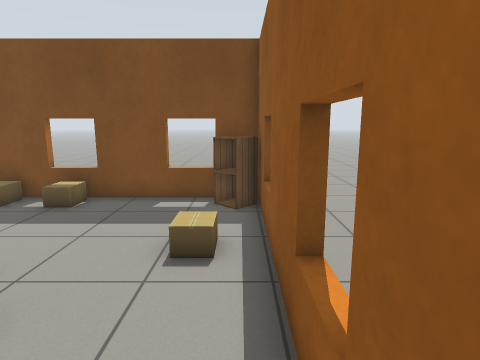
[1] (above)

17 first-person views from a walk through a Gazebo world. The camera is 1.2 m above the floor, tilts 10° down and sees 75° across. Floor lines are 1 m apart. The floor is counted in squares, 0.5 m on a side. Each view is taken from the middle of a square. On the plan, view 1 faces up. The plan holds only what a view shows up to about 19 squares ahead; the rest is blank. Simple patterns stand in for the simulator's built-in surfaces.

[2]
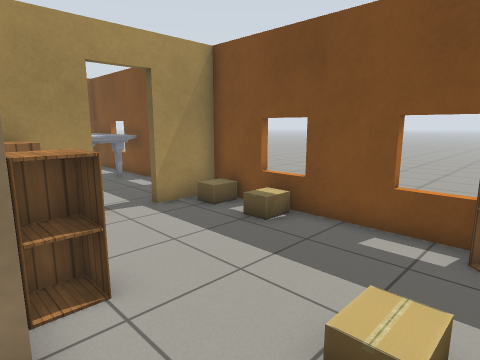

[3]
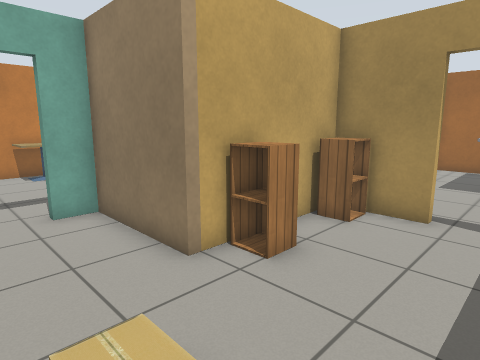

[4]
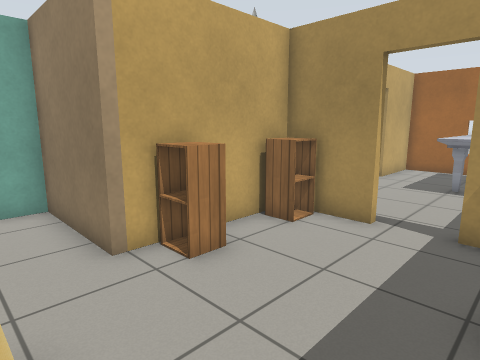

[5]
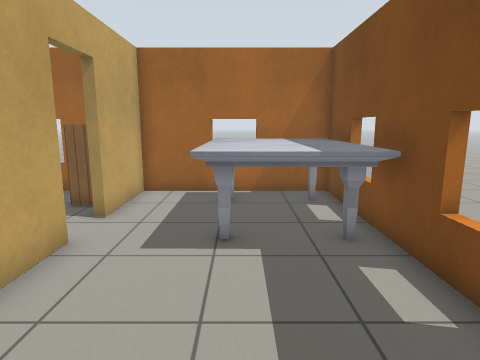

[6]
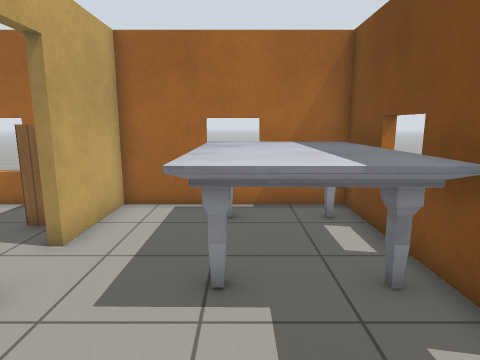

[7]
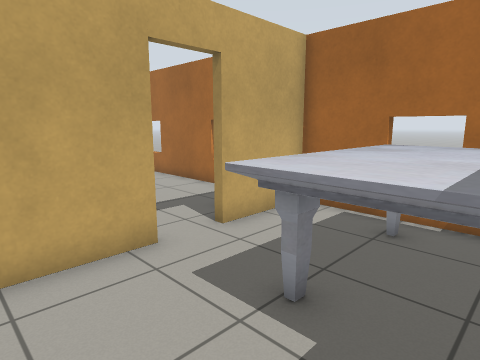

[8]
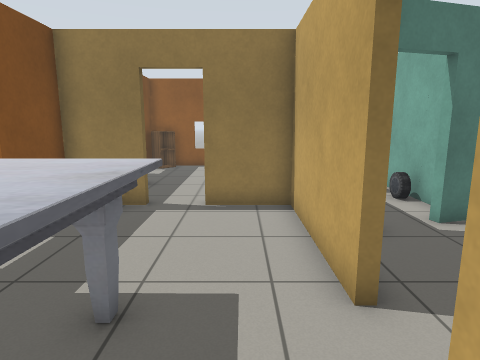

[9]
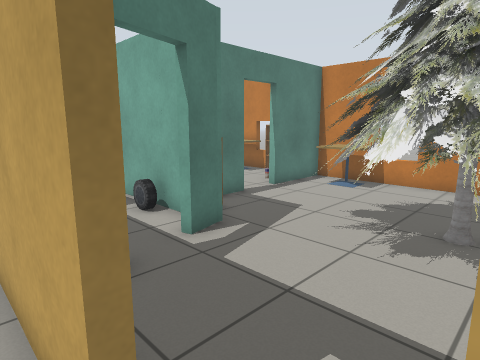

[10]
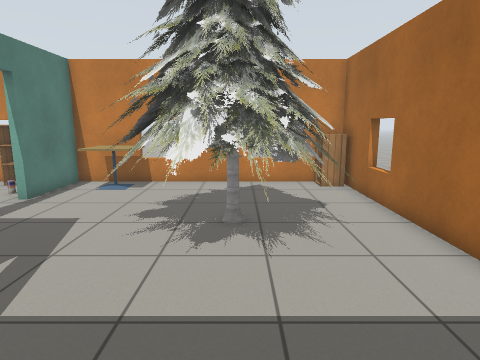

[11]
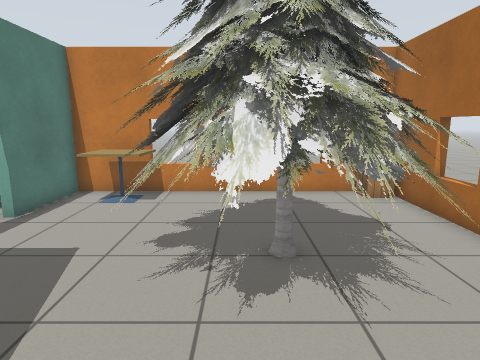

[12]
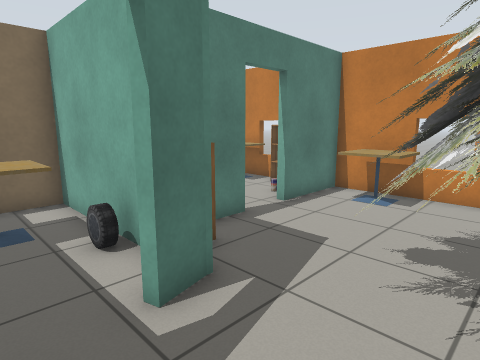

[13]
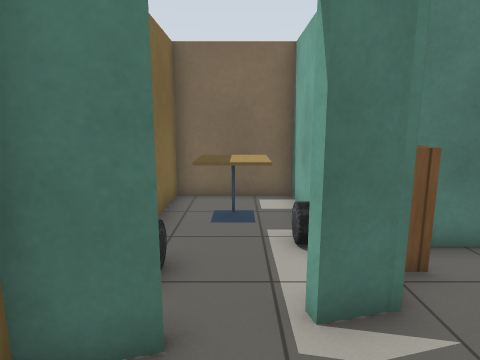

[14]
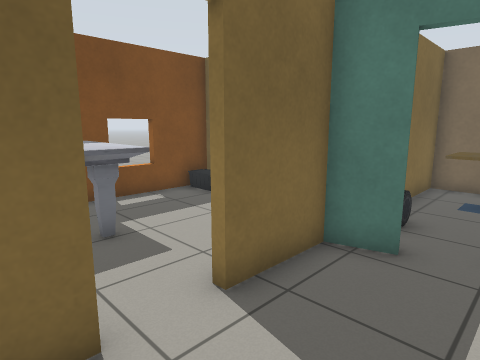

[15]
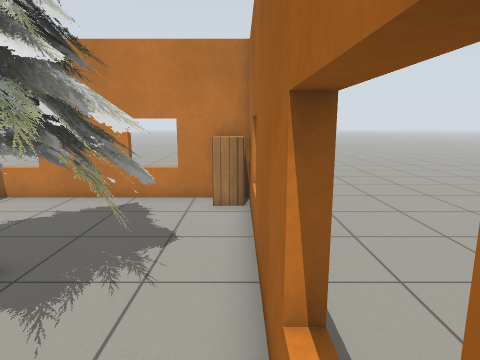

[16]
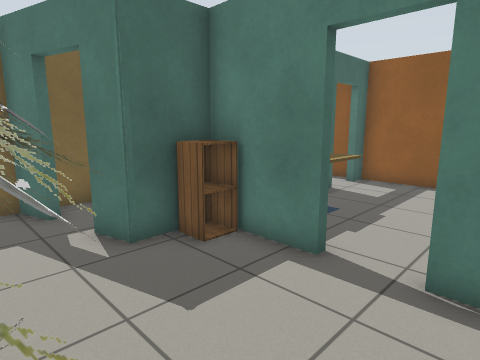

[17]
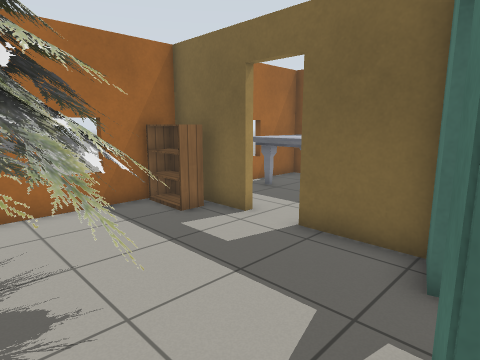

### Floor plan
Ten units are one square. View 1 is at (0, 0); x grows to the right and y downward. Boxes are objects, and circles mark ways between rooms. Rooms are numbered by the first view taken in them; rooms with no view inside come last. Other rooms are left out.
<svg viewBox="-200 -107 211 207">
<path fill="none" stroke="#000" d="M-85 -60 -85 -35 -32 -35 -32 8 -20 8M6 5 6 -102 -85 -102 -85 -79M-142 -35 -88 -35 -88 -60M-193 -64 -193 -35 -159 -35M-88 -79 -88 -102 -193 -102M-159 -32 -193 -32 -193 73M-110 -18 -114 -32 -142 -32M-102 11 -106 -1M-186 92 -115 92M-81 41 -81 11 -102 11M-115 92 -81 92 -81 59M-90 8 -35 8 -35 -32 -66 -32M-94 -32 -105 -32"/>
<rect x="-85" y="-45" width="20" height="10" fill="#bbb"><title>cabinet</title></rect>
<rect x="-85" y="-95" width="20" height="10" fill="#bbb"><title>cardboard box</title></rect>
<rect x="-65" y="-95" width="20" height="10" fill="#bbb"><title>cardboard box</title></rect>
<rect x="-55" y="-45" width="20" height="10" fill="#bbb"><title>cabinet</title></rect>
<rect x="-15" y="-65" width="10" height="10" fill="#bbb"><title>cardboard box</title></rect>
<rect x="-5" y="-95" width="10" height="10" fill="#bbb"><title>cabinet</title></rect>
<rect x="-195" y="-95" width="60" height="40" fill="#bbb"><title>marble table</title></rect>
<rect x="-105" y="-95" width="20" height="10" fill="#bbb"><title>other object</title></rect>
<rect x="-195" y="75" width="10" height="20" fill="#bbb"><title>cabinet</title></rect>
<rect x="-195" y="-25" width="30" height="10" fill="#bbb"><title>bookshelf</title></rect>
<rect x="-185" y="5" width="70" height="60" fill="#bbb"><title>pine tree</title></rect>
<rect x="-115" y="65" width="30" height="20" fill="#bbb"><title>cafe table</title></rect>
<rect x="-95" y="15" width="10" height="10" fill="#bbb"><title>cabinet</title></rect>
<rect x="-95" y="-25" width="10" height="10" fill="#bbb"><title>car</title></rect>
<rect x="-85" y="-5" width="20" height="10" fill="#bbb"><title>car</title></rect>
<rect x="-75" y="-25" width="30" height="30" fill="#bbb"><title>cafe table</title></rect>
<circle cx="-90" cy="-65" r="3" fill="#2a7"/>
<circle cx="-155" cy="-30" r="3" fill="#2a7"/>
<circle cx="-110" cy="20" r="3" fill="#2a7"/>
<circle cx="-125" cy="75" r="3" fill="#2a7"/>
<circle cx="-110" cy="-15" r="3" fill="#2a7"/>
<text x="-30" y="-60">1</text>
<text x="-140" y="-60">2</text>
<text x="-170" y="10">3</text>
<text x="-100" y="50">4</text>
<text x="-70" y="-10">5</text>
</svg>
Room 1 opens to room 2. Room 2 opens to room 3. Room 3 opens to room 4. Room 3 opens to room 5.

Where each view was taken, in squares from view 1:
view 1: 0 up, 0 right, facing up
view 2: 3 up, 0 right, facing up-left
view 3: 8 up, 0 right, facing down-left
view 4: 9 up, 1 left, facing down-left
view 5: 7 up, 8 left, facing left
view 6: 7 up, 10 left, facing left
view 7: 9 up, 11 left, facing down-left
view 8: 5 up, 18 left, facing right
view 9: 4 up, 16 left, facing down-right
view 10: 4 up, 15 left, facing down
view 11: 2 up, 14 left, facing down
view 12: 2 up, 14 left, facing down-right
view 13: 1 up, 14 left, facing right
view 14: 0 up, 17 left, facing up-right
view 15: 1 up, 19 left, facing down
view 16: 7 down, 13 left, facing up-right
view 17: 3 down, 10 left, facing up-left
